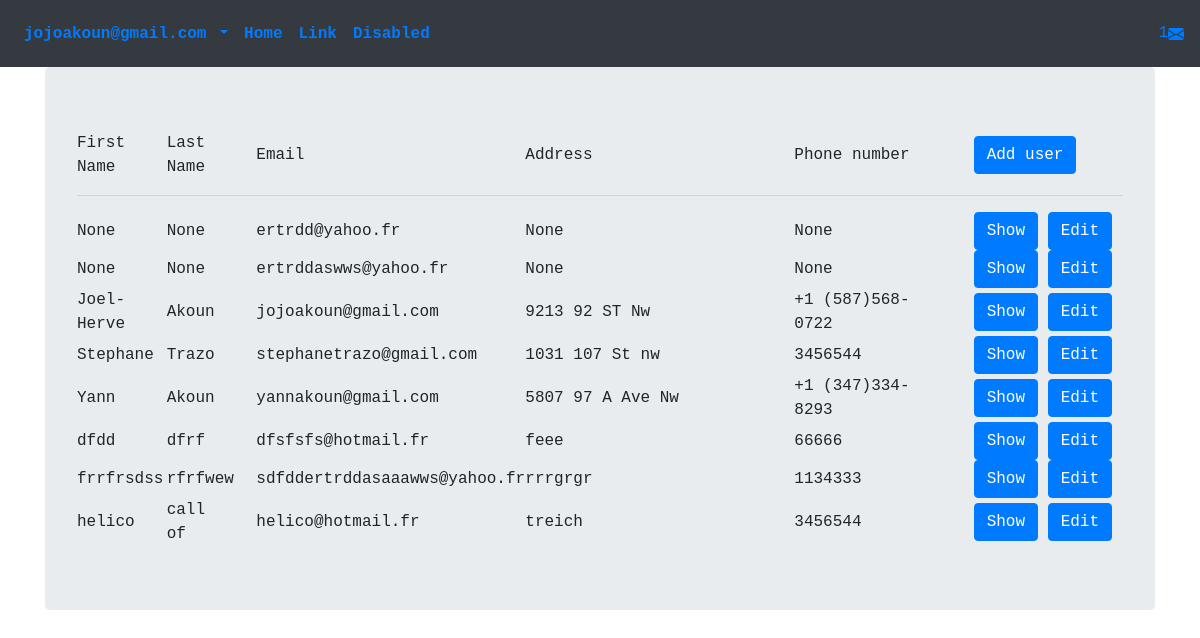
The app's page /accounts/user_list/ (signed in) with its own data.
### accounts/models.py (models this page shows, shortened)
class User(AbstractBaseUser):
    email = models.EmailField(
        verbose_name='email address',
        max_length=255,
        unique=True,
    )
    is_active = models.BooleanField(default=True)
    staff = models.BooleanField(default=False) # a admin user; non super-user
    admin = models.BooleanField(default=False) # a superuser
    USERNAME_FIELD = 'email'
    REQUIRED_FIELDS = [] # Email & Password are required by default.
    objects = UserManager()

class Profile(models.Model):
    user = models.OneToOneField(User, on_delete=models.CASCADE,blank=True, null=True)
    first_name = models.CharField(max_length=30, blank=True, null=True)
    last_name = models.CharField(max_length=30, blank=True, null=True)
    address = models.CharField(max_length=30, blank=True, null=True)
    phone_number = models.CharField(max_length=30, blank=True, null=True)

### accounts/views.py (the view)
# urls.py: path('user_list/',views.UserListView.as_view(),name='user_list'),
class UserListView(LoginRequiredMixin,AdminUserRequiredMixin,ListView):
    template_name = 'accounts/user_list_page.html'
    context_object_name = 'profile_list'
    def get_queryset(self):
        profile_list = Profile.objects.all().order_by('first_name')
        return profile_list

### accounts/templates/accounts/user_list_page.html
<!DOCTYPE html>
{% extends 'base.html' %}
{% load static %}
{% load bootstrap4 %}
{% block content %}
	<div class="container text-monospace">
		<div class="jumbotron">
			<div class="row align-items-center">
				<div class="col-1">First Name</div>
				<div class="col-1">Last Name</div>
				<div class="col-3">Email </div>
				<div class="col-3">Address</div>
				<div class="col-2">Phone number</div>
				<div class="col-2"><a class="btn btn-primary" href="{% url 'accounts:add_user' %}">Add user</a></div>
			</div>
			<hr>
			{% for profile in profile_list  %}
			<div class="row align-items-center">
				<div class="col-1">{{profile.first_name}}</div>
				<div class="col-1">{{profile.last_name}}</div>
				<div class="col-3">{{profile.user.email}}</div>
				<div class="col-3">{{profile.address}}</div>
				<div class="col-2">{{profile.phone_number}}</div>
				<div class="col-2"><a class="btn btn-primary" href="{% url  'accounts:show_user' id=profile.user.id%}">Show</a> <a class="btn btn-primary" href="{% url 'accounts:edit_user' id=profile.user.id%}">Edit</a></div>
			</div>
			{% endfor %}
		</div>
	</div>
{% endblock content %}

### templates/base.html (shortened to what this page needs)
<!DOCTYPE html>
{% load static %}
{% load bootstrap4 %}
<html lang="en">
<head>
	<link rel="stylesheet" href="https://stackpath.bootstrapcdn.com/bootstrap/4.5.0/css/bootstrap.min.css">
	<link rel="stylesheet" href="{% static 'css/main.css'%}">
</head>
<body>
	<nav class="navbar navbar-expand-lg navbar-primary bg-dark font-weight-bolder text-monospace">
		{% if request.user.is_authenticated %}
			<div class="collapse navbar-collapse " id="navbarSupportedContent">
				<ul class="navbar-nav mr-auto">
					<li class="nav-item dropdown">
						<a class="nav-link dropdown-toggle" href="#" id="navbarDropdown" role="button" data-toggle="dropdown" aria-haspopup="true" aria-expanded="false">
							{{request.user.email}}
						</a>
					</li>
					<li class="nav-item active">
					<a class="nav-link" href="{% url 'home'%}">Home <span class="sr-only">(current)</span></a>
					</li>
					<li class="nav-item active">
					<a class="nav-link" href="#">Link</a>
					</li>
					<li class="nav-item active">
					<a class="nav-link" href="#" tabindex="-1" aria-disabled="true">Disabled</a>
					</li>
				</ul>
				<div class="form-inline my-2 my-lg-3 text-primary h6 ">
					1
					</div>
			</div>
		{% endif %}
	</nav>
	{% block content %}
	{% endblock content %}
</body>
</html>

### records on screen
User: user.email "jojoakoun@gmail.com"
Profile: first_name "None", last_name "None", user.email "ertrdd@yahoo.fr", address "None", phone_number "None"
Profile: first_name "None", last_name "None", user.email "ertrddaswws@yahoo.fr", address "None", phone_number "None"
Profile: first_name "Joel-Herve", last_name "Akoun", user.email "jojoakoun@gmail.com", address "9213 92 ST Nw", phone_number "+1 (587)568-0722"
Profile: first_name "Stephane", last_name "Trazo", user.email "stephanetrazo@gmail.com", address "1031 107 St nw", phone_number "3456544"
Profile: first_name "Yann", last_name "Akoun", user.email "yannakoun@gmail.com", address "5807 97 A Ave Nw", phone_number "+1 (347)334-8293"
Profile: first_name "dfdd", last_name "dfrf", user.email "dfsfsfs@hotmail.fr", address "feee", phone_number "66666"
Profile: first_name "frrfrsdss", last_name "rfrfwew", user.email "sdfddertrddasaaawws@yahoo.fr", address "rrrgrgr", phone_number "1134333"
Profile: first_name "helico", last_name "call of", user.email "helico@hotmail.fr", address "treich", phone_number "3456544"
